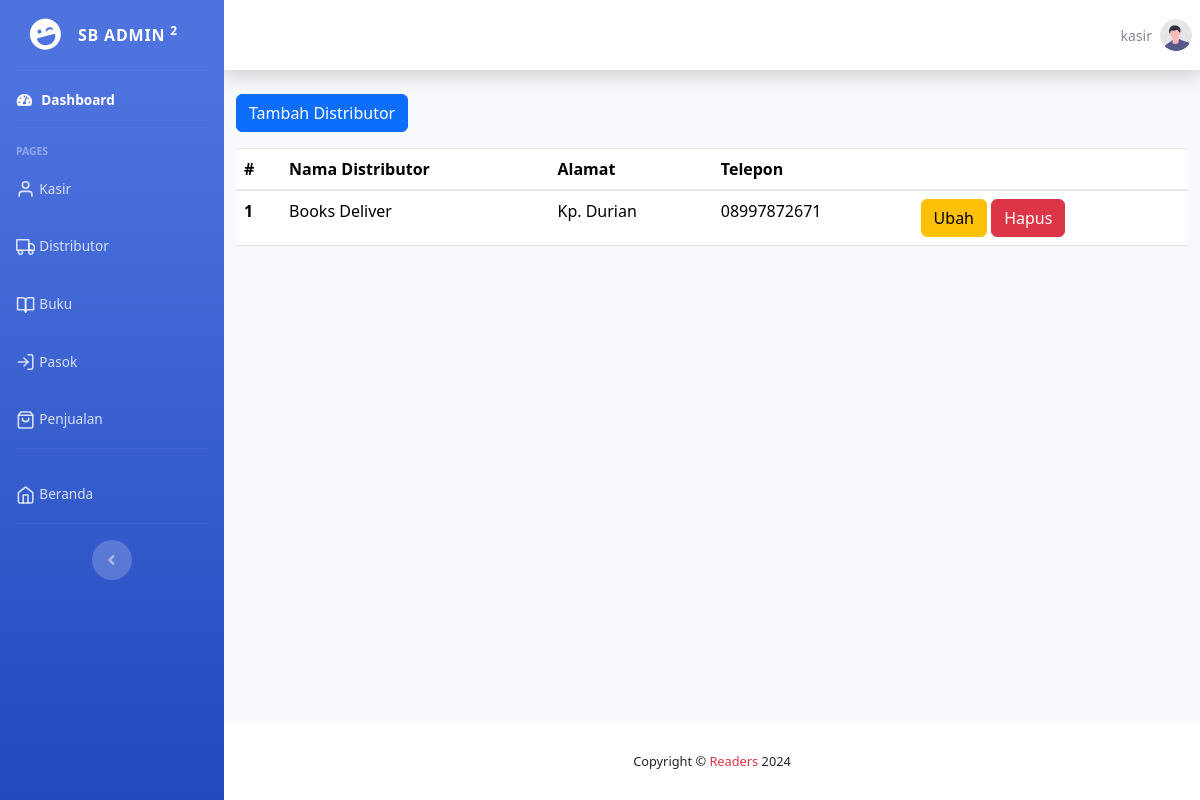
Page /dashboard/distributor/index.php (signed in) on the committed database.
### tables this page shows
CREATE TABLE `kasir` (
  `id_kasir` int(11) NOT NULL,
  `nama` varchar(35) DEFAULT NULL,
  `alamat` text DEFAULT NULL,
  `telepon` varchar(13) DEFAULT NULL,
  `status` enum('online','offline') DEFAULT NULL,
  `username` varchar(30) DEFAULT NULL,
  `password` varchar(60) DEFAULT NULL,
  `akses` enum('admin','kasir') DEFAULT NULL
);

CREATE TABLE `distributor` (
  `id_distributor` int(11) NOT NULL,
  `nama_distributor` varchar(50) DEFAULT NULL,
  `alamat` text DEFAULT NULL,
  `telepon` varchar(13) DEFAULT NULL
);

### dashboard/distributor/index.php (the view, shortened to what this page needs)
<?php
include '../layout/header.php';
include '../layout/sidebar.php';
include '../../koneksi_database.php';
$sql = 'SELECT * FROM distributor';
$results = $conn->query($sql);
?>
<div id="content-wrapper" class="d-flex flex-column">
    <div id="content">
        <?php include '../layout/topbar.php' ?>
        <div class="container-fluid container-wrap">
            <a href="tambah.php" class="btn btn-primary mb-3">Tambah Distributor</a>
            <div class="table-responsive">
                <table class="table">
                    <thead>
                        <tr>
                            <th scope="col">#</th>
                            <th scope="col">Nama Distributor</th>
                            <th scope="col">Alamat</th>
                            <th scope="col">Telepon</th>
                            <th scope="col">&nbsp;</th>
                        </tr>
                    </thead>
                    <tbody>
                        <?php
                        $no = 1;
                        foreach ($results as $result) :
                        ?>
                            <tr>
                                <th scope="row"><?= $no ?></th>
                                <td><?= $result['nama_distributor'] ?></td>
                                <td><?= $result['alamat'] ?></td>
                                <td><?= $result['telepon'] ?></td>
                                <td>
                                    <a href="ubah.php?id=<?= $result['id_distributor'] ?>" class="btn btn-warning">Ubah</a>
                                    <a href="hapus.php?id=<?= $result['id_distributor'] ?>" class="btn btn-danger">Hapus</a>
                                </td>
                            </tr>
                        <?php
                            $no++;
                        endforeach;
                        ?>
                    </tbody>
                </table>
            </div>
        </div>
    </div>
    <?php include '../layout/footer.php' ?>

### dashboard/layout/topbar.php (shortened to what this page needs)
<?php
$sql = 'SELECT * FROM kasir WHERE username="' . $_SESSION['login'] . '"';
$login = $conn->query($sql)->fetch_assoc();
?>
<nav class="navbar navbar-expand navbar-light bg-white topbar mb-4 static-top shadow">
    <ul class="navbar-nav ml-auto">
        <li class="nav-item dropdown no-arrow">
            <a class="nav-link dropdown-toggle" href="#" id="userDropdown" role="button" data-toggle="dropdown" aria-haspopup="true" aria-expanded="false">
                <span class="mr-2 d-none d-lg-inline text-gray-600 small"><?= $login['nama'] ?></span>
                <img class="img-profile rounded-circle" src="/assets/img/undraw_profile.svg">
            </a>
        </li>
    </ul>
</nav>

### assets/css/style.css (style rules this page uses)
.container-wrap { height: 100%; }

### rows in the picture
kasir: nama "kasir"
distributor: nama_distributor "Books Deliver", alamat "Kp. Durian", telepon "08997872671"
